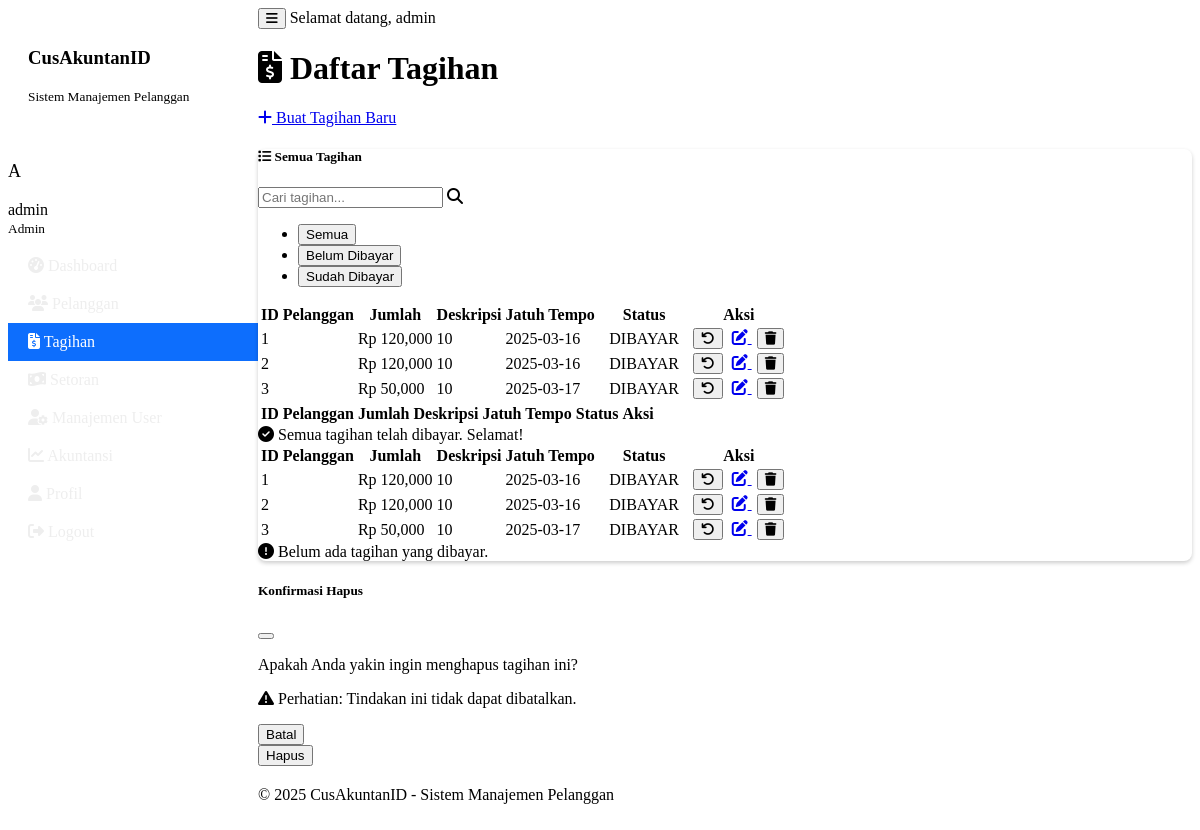
Page /tagihan (signed in) on the earlier database version.
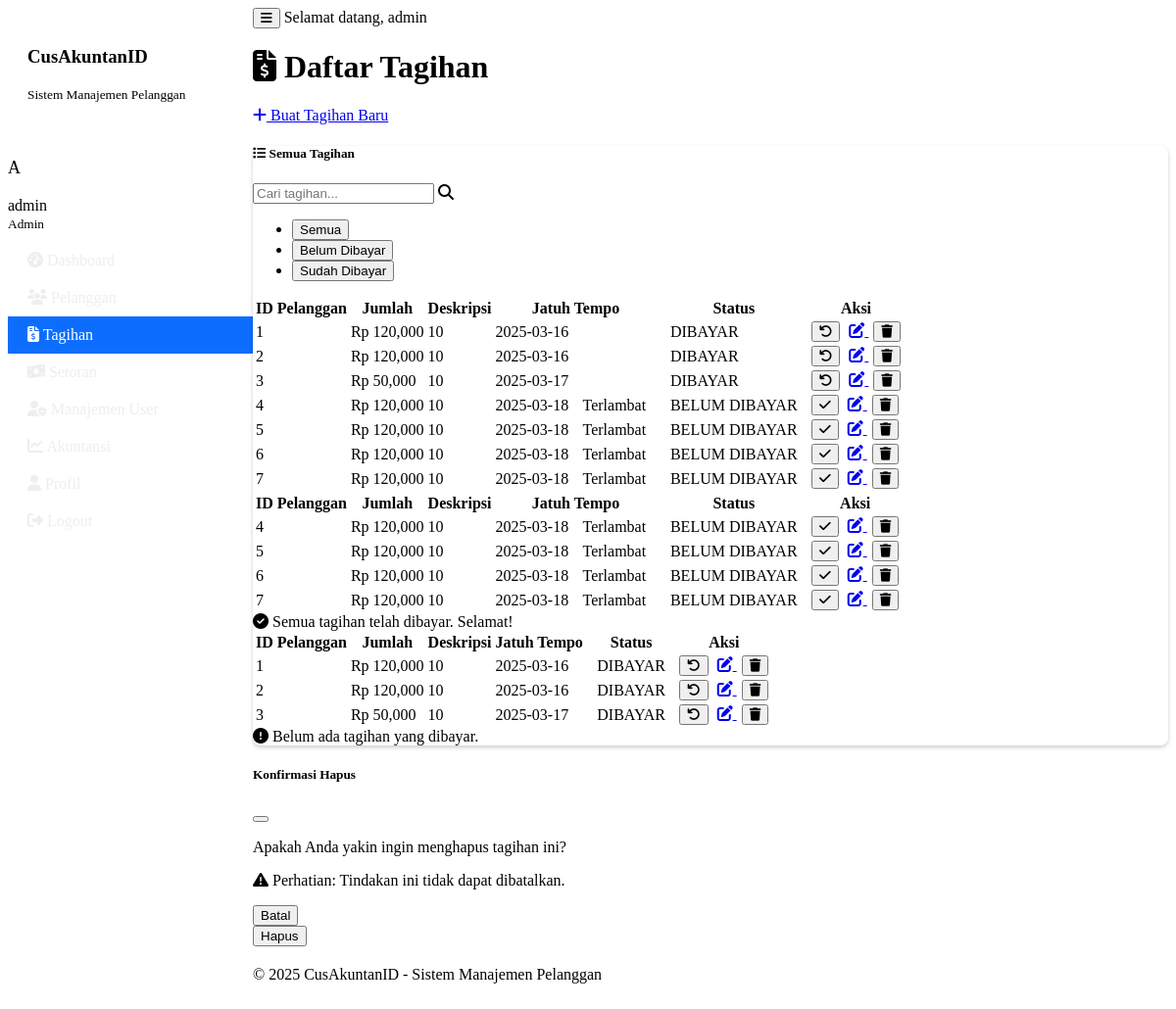
Same page on the later database version.
### tables this page shows
CREATE TABLE tagihan (
            id INTEGER PRIMARY KEY,
            pelanggan_id INTEGER,
            jumlah REAL NOT NULL,
            deskripsi TEXT,
            tanggal_jatuh_tempo TEXT,
            status_pembayaran TEXT DEFAULT 'BELUM DIBAYAR',
            dibuat_pada TEXT,
            FOREIGN KEY (pelanggan_id) REFERENCES pelanggan (id)
        );

### main.py (the view)
    def decorated_function(*args, **kwargs):
        if 'user' not in session:
            flash('Anda perlu login terlebih dahulu.', 'warning')
            return redirect(url_for('login'))
        return f(*args, **kwargs)

### main.py (called while the page is built)
@app.context_processor
def inject_now():
    return {'now': datetime.datetime.now()}

def login_required(f):
    def decorated_function(*args, **kwargs):
        if 'user' not in session:
            flash('Anda perlu login terlebih dahulu.', 'warning')
            return redirect(url_for('login'))
        return f(*args, **kwargs)
    decorated_function.__name__ = f.__name__
    return decorated_function

@app.route('/tagihan')
@login_required
def tagihan_list():
    user_id = session['user']['id']
    is_admin = session['user']['level'] == 'admin'
    if is_admin:
        tagihan = sistem_manajemen.dapatkan_semua_tagihan()
    else:
        tagihan = sistem_manajemen.dapatkan_semua_tagihan(user_id)
    return render_template('tagihan_list.html', tagihan=tagihan)

    def get_connection(self):
        return sqlite3.connect(self.db_path)

### templates/tagihan_list.html (shortened to what the changed rows need)
{% extends "base.html" %}
{% block content %}
<div class="container">
    <div class="d-flex justify-content-between align-items-center mb-4">
        <h1><i class="fas fa-file-invoice-dollar me-2"></i> Daftar Tagihan</h1>
    </div>
    <div class="card">
        <div class="card-body">
            <div class="tab-content" id="tagihanTabsContent">
                <div class="tab-pane fade show active" id="semua" role="tabpanel" aria-labelledby="semua-tab">
                    {% if tagihan %}
                        <div class="table-responsive">
                            <table class="table table-striped table-hover" id="tagihanTable">
                                <thead>
                                    <tr>
                                        <th>ID</th>
                                        <th>Pelanggan</th>
                                        <th>Jumlah</th>
                                        <th>Deskripsi</th>
                                        <th>Jatuh Tempo</th>
                                        <th>Status</th>
                                        <th>Aksi</th>
                                    </tr>
                                </thead>
                                <tbody>
                                    {% for t in tagihan %}
                                    <tr>
                                        <td>{{ t[0] }}</td>
                                        <td>{{ t[8] }}</td>
                                        <td>Rp {{ "{:,.0f}".format(t[2]) }}</td>
                                        <td>{{ t[3] or '-' }}</td>
                                        <td>
                                            {{ t[4] }}
                                            {% set today = now.strftime('%Y-%m-%d') %}
                                            {% if t[4] < today and t[5] == 'BELUM DIBAYAR' %}
                                                <span class="badge bg-danger ms-1">Terlambat</span>
                                            {% endif %}
                                        </td>
                                        <td>
                                            <span class="badge bg-{{ 'success' if t[5] == 'DIBAYAR' else 'danger' }}">
                                                {{ t[5] }}
                                            </span>
                                        </td>
                                        <td>
                                            <div class="btn-group">
                                                <button type="button" class="btn btn-sm btn-{{ 'success' if t[5] == 'BELUM DIBAYAR' else 'warning' }} status-btn"
                                                        data-id="{{ t[0] }}"
                                                        data-status="{{ t[5] }}"
                                                        title="{{ 'Tandai Dibayar' if t[5] == 'BELUM DIBAYAR' else 'Tandai Belum Dibayar' }}">
                                                    <i class="fas {{ 'fa-check' if t[5] == 'BELUM DIBAYAR' else 'fa-undo' }}"></i>
                                                </button>
                                                <a href="{{ url_for('edit_tagihan', tagihan_id=t[0]) }}" class="btn btn-sm btn-primary" title="Edit">
                                                    <i class="fas fa-edit"></i>
                                                </a>
                                                {% if session.user.level == 'admin' %}
                                                <button type="button" class="btn btn-sm btn-danger delete-tagihan-btn"
                                                        data-bs-toggle="modal"
                                                        data-bs-target="#deleteTagihanModal"
                                                        data-id="{{ t[0] }}"
                                                        title="Hapus">
                                                    <i class="fas fa-trash"></i>
                                                </button>
                                                {% endif %}
                                            </div>
                                        </td>
                                    </tr>
                                    {% endfor %}
                                </tbody>
                            </table>
                        </div>
                    {% else %}
                        <div class="alert alert-info">
                            <i class="fas fa-info-circle me-2"></i> Belum ada data tagihan. Silakan buat tagihan baru.
                        </div>
                    {% endif %}
                </div>
                <div class="tab-pane fade" id="belum-dibayar" role="tabpanel" aria-labelledby="belum-dibayar-tab">
                    {% set has_unpaid = false %}
                    {% if tagihan %}
                        <div class="table-responsive">
                            <table class="table table-striped table-hover">
                                <thead>
                                    <tr>
                                        <th>ID</th>
                                        <th>Pelanggan</th>
                                        <th>Jumlah</th>
                                        <th>Deskripsi</th>
                                        <th>Jatuh Tempo</th>
                                        <th>Status</th>
                                        <th>Aksi</th>
                                    </tr>
                                </thead>
                                <tbody>
                                    {% for t in tagihan %}
                                        {% if t[5] == 'BELUM DIBAYAR' %}
                                            {% set has_unpaid = true %}
                                            <tr>
                                                <td>{{ t[0] }}</td>
                                                <td>{{ t[8] }}</td>
                                                <td>Rp {{ "{:,.0f}".format(t[2]) }}</td>
                                                <td>{{ t[3] or '-' }}</td>
                                                <td>
                                                    {{ t[4] }}
                                                    {% set today = now.strftime('%Y-%m-%d') %}
                                                    {% if t[4] < today %}
                                                        <span class="badge bg-danger ms-1">Terlambat</span>
                                                    {% endif %}
                                                </td>
                                                <td>
                                                    <span class="badge bg-danger">
                                                        {{ t[5] }}
                                                    </span>
                                                </td>
                                                <td>
                                                    <div class="btn-group">
                                                        <button type="button" class="btn btn-sm btn-success status-btn"
                                                                data-id="{{ t[0] }}"
                                                                data-status="{{ t[5] }}"
                                                                title="Tandai Dibayar">
                                                            <i class="fas fa-check"></i>
                                                        </button>
                                                        <a href="{{ url_for('edit_tagihan', tagihan_id=t[0]) }}" class="btn btn-sm btn-primary" title="Edit">
                                                            <i class="fas fa-edit"></i>
                                                        </a>
                                                        <button type="button" class="btn btn-sm btn-danger delete-tagihan-btn"
                                                                data-bs-toggle="modal"
                                                                data-bs-target="#deleteTagihanModal"
                                                                data-id="{{ t[0] }}"
                                                                title="Hapus">
                                                            <i class="fas fa-trash"></i>
                                                        </button>
                                                    </div>
                                                </td>
                                            </tr>
                                        {% endif %}
                                    {% endfor %}
                                </tbody>
                            </table>
                        </div>
                    {% else %}
                        <div class="alert alert-info">
                            <i class="fas fa-info-circle me-2"></i> Belum ada data tagihan. Silakan buat tagihan baru.
                        </div>
                    {% endif %}
                </div>
                <div class="tab-pane fade" id="dibayar" role="tabpanel" aria-labelledby="dibayar-tab">
                    {% set has_paid = false %}
                    {% if tagihan %}
                        <div class="table-responsive">
                            <table class="table table-striped table-hover">
                                <thead>
                                    <tr>
                                        <th>ID</th>
                                        <th>Pelanggan</th>
                                        <th>Jumlah</th>
                                        <th>Deskripsi</th>
                                        <th>Jatuh Tempo</th>
                                        <th>Status</th>
                                        <th>Aksi</th>
                                    </tr>
                                </thead>
                                <tbody>
                                    {% for t in tagihan %}
                                        {% if t[5] == 'DIBAYAR' %}
                                            {% set has_paid = true %}
                                            <tr>
                                                <td>{{ t[0] }}</td>
                                                <td>{{ t[8] }}</td>
                                                <td>Rp {{ "{:,.0f}".format(t[2]) }}</td>
                                                <td>{{ t[3] or '-' }}</td>
                                                <td>{{ t[4] }}</td>
                                                <td>
                                                    <span class="badge bg-success">
                                                        {{ t[5] }}
                                                    </span>
                                                </td>
                                                <td>
                                                    <div class="btn-group">
                                                        <button type="button" class="btn btn-sm btn-warning status-btn"
                                                                data-id="{{ t[0] }}"
                                                                data-status="{{ t[5] }}"
                                                                title="Tandai Belum Dibayar">
                                                            <i class="fas fa-undo"></i>
                                                        </button>
                                                        <a href="{{ url_for('edit_tagihan', tagihan_id=t[0]) }}" class="btn btn-sm btn-primary" title="Edit">
                                                            <i class="fas fa-edit"></i>
                                                        </a>
                                                        <button type="button" class="btn btn-sm btn-danger delete-tagihan-btn"
                                                                data-bs-toggle="modal"
                                                                data-bs-target="#deleteTagihanModal"
                                                                data-id="{{ t[0] }}"
                                                                title="Hapus">
                                                            <i class="fas fa-trash"></i>
                                                        </button>
                                                    </div>
                                                </td>
                                            </tr>
                                        {% endif %}
                                    {% endfor %}
                                </tbody>
                            </table>
                        </div>
                    {% else %}
                        <div class="alert alert-info">
                            <i class="fas fa-info-circle me-2"></i> Belum ada data tagihan. Silakan buat tagihan baru.
                        </div>
                    {% endif %}
                </div>
            </div>
        </div>
    </div>
</div>
{% endblock %}

Differences in the rows shown:
added tagihan: id "4", jumlah "120,000", deskripsi "10", tanggal_jatuh_tempo "2025-03-18", shows "Terlambat", status_pembayaran "BELUM DIBAYAR"
added tagihan: id "5", jumlah "120,000", deskripsi "10", tanggal_jatuh_tempo "2025-03-18", shows "Terlambat", status_pembayaran "BELUM DIBAYAR"
added tagihan: id "6", jumlah "120,000", deskripsi "10", tanggal_jatuh_tempo "2025-03-18", shows "Terlambat", status_pembayaran "BELUM DIBAYAR"
added tagihan: id "7", jumlah "120,000", deskripsi "10", tanggal_jatuh_tempo "2025-03-18", shows "Terlambat", status_pembayaran "BELUM DIBAYAR"
